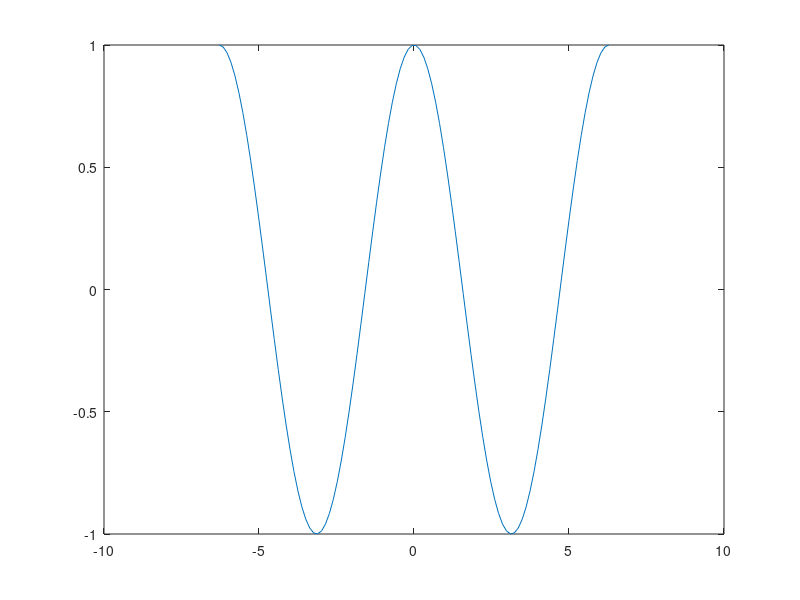
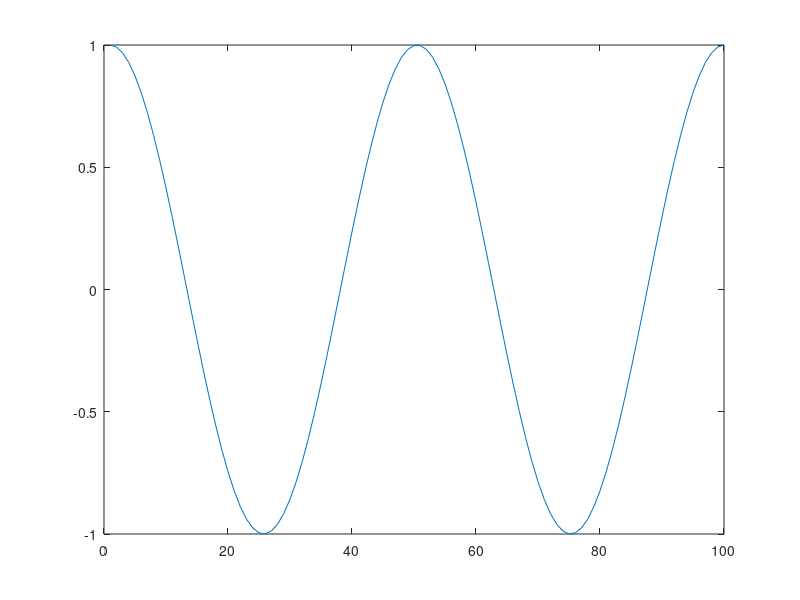
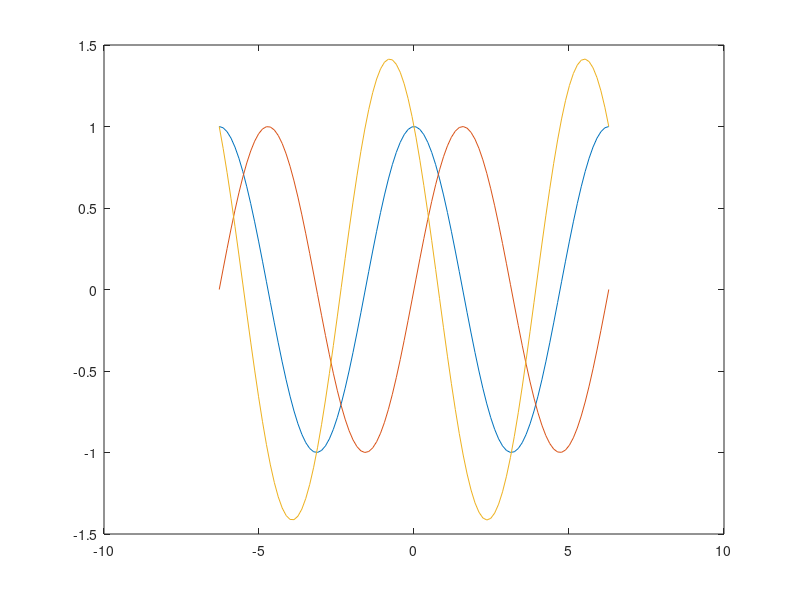
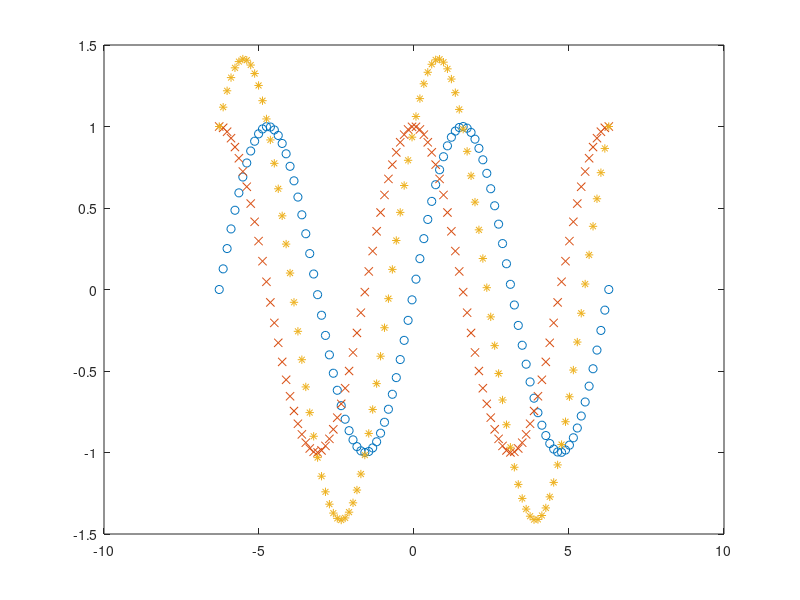

These charts were generated, in order, by the following MATLAB code:
%   Example 1, 100 points
x = linspace(-2*pi,2*pi);

y = cos(x);
figure(1);
plot(x,y);

%   Example 2, change index
figure(2);
plot(y);

%   Example 3, multiple lines
figure(3);
plot(x,y,x,sin(x),x,cos(x)-sin(x));

%   Example 4, marker
figure(4);
plot(x,sin(x),'o',x,y,'x',x,sin(x)+cos(x),'*');